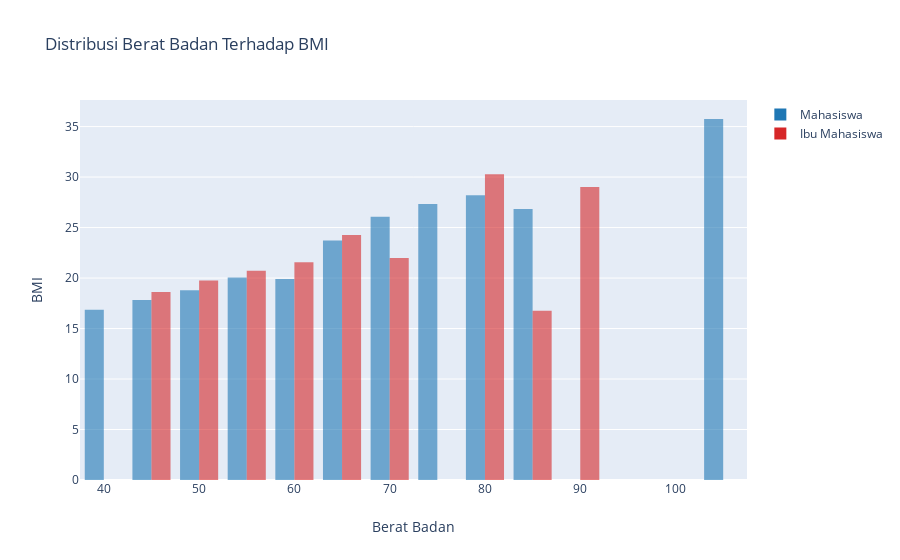
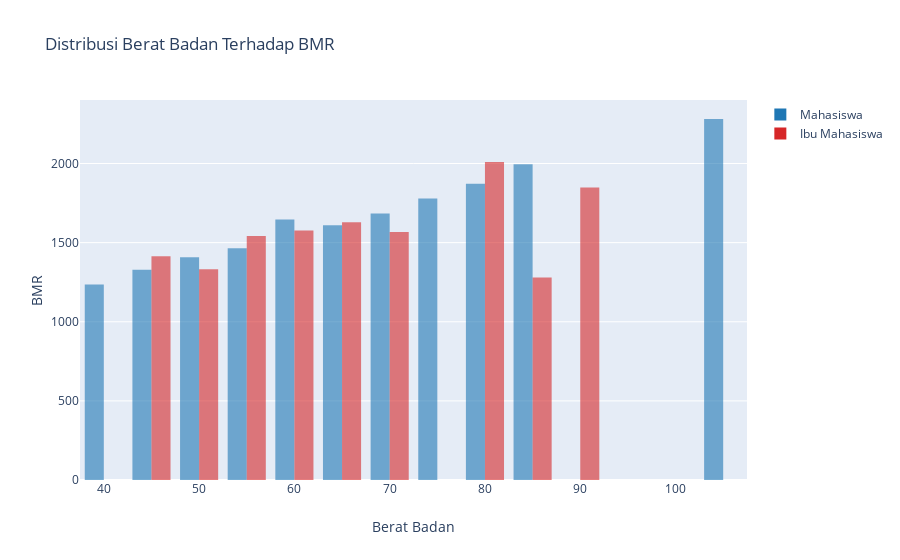

Notebook code for these charts, in order:
### Code cell
trace1 = go.Histogram(
    x = df['berat'],
    y = df['bmi'],
    name = 'Mahasiswa',
    histfunc = 'avg',
    marker = dict(color='#1f77b4', opacity=0.6)
)
trace2 = go.Histogram(
    x = df['berat_ibu'],
    y = df['bmi'],
    name = 'Ibu Mahasiswa',
    histfunc = 'avg',
    marker = dict(color='#d62728',opacity=0.6)
)
data = [trace1, trace2]
layout = go.Layout(title='Distribusi Berat Badan Terhadap BMI',
                  xaxis=dict(title='Berat Badan'),
                   yaxis=dict(title='BMI'),
                  )
fig1 = go.Figure(data=data, layout=layout)
iplot(fig1, filename='berat-bmi')


trace1 = go.Histogram(
    x = df['berat'],
    y = df['bmr'],
    name = 'Mahasiswa',
    histfunc = 'avg',
    marker = dict(color='#1f77b4', opacity=0.6)
)
trace2 = go.Histogram(
    x = df['berat_ibu'],
    y = df['bmr'],
    name = 'Ibu Mahasiswa',
    histfunc = 'avg',
    marker = dict(color='#d62728',opacity=0.6)
)
data = [trace1, trace2]
layout = go.Layout(title='Distribusi Berat Badan Terhadap BMR',
                  xaxis=dict(title='Berat Badan'),
                   yaxis=dict(title='BMR'),
                  )
fig2 = go.Figure(data=data, layout=layout)
iplot(fig2, filename='berat-bmr')

### Figure 1 — Plotly figure (JSON) as saved in the notebook; plotly's stock layout.template omitted (floating-point values rounded to 4 significant figures)
{"data": [{"histfunc": "avg", "marker": {"color": "#1f77b4", "opacity": 0.6}, "name": "Mahasiswa", "type": "histogram", "x": [71, 55, 64, 80, 56, 45, 52, 48, 85, 73, 70, 70, 61, 70, 52, 42, 38, 60, 107, 47, 55, 50, 67, 50, 41, 50, 75, 45, 45, 55, 52, 64, 44, 79], "y": [23.72, 20.45, 22.15, 27.36, 20.57, 16.14, 21.37, 20.78, 26.83, 27.14, 28.4, 27.34, 20.86, 24.8, 16.41, 17.26, 15.82, 18.94, 35.75, 18.83, 20.2, 18.37, 26.84, 18.82, 17.51, 17.3, 27.55, 15.76, 21.7, 19.03, 18.42, 22.15, 16.77, 29.02]}, {"histfunc": "avg", "marker": {"color": "#d62728", "opacity": 0.6}, "name": "Ibu Mahasiswa", "type": "histogram", "x": [61.9, 61.9, 61.9, 70, 70, 55, 55, 50, 65, 57, 49, 68, 70, 80, 55, 52, 50, 58, 78, 50, 70, 70, 58, 45, 50, 60, 55, 55, 66, 70, 45, 70, 84, 89], "y": [23.72, 20.45, 22.15, 27.36, 20.57, 16.14, 21.37, 20.78, 26.83, 27.14, 28.4, 27.34, 20.86, 24.8, 16.41, 17.26, 15.82, 18.94, 35.75, 18.83, 20.2, 18.37, 26.84, 18.82, 17.51, 17.3, 27.55, 15.76, 21.7, 19.03, 18.42, 22.15, 16.77, 29.02]}], "layout": {"title": {"text": "Distribusi Berat Badan Terhadap BMI"}, "xaxis": {"title": {"text": "Berat Badan"}}, "yaxis": {"title": {"text": "BMI"}}}}

### Figure 2 — Plotly figure (JSON) as saved in the notebook; plotly's stock layout.template omitted (floating-point values rounded to 4 significant figures)
{"data": [{"histfunc": "avg", "marker": {"color": "#1f77b4", "opacity": 0.6}, "name": "Mahasiswa", "type": "histogram", "x": [71, 55, 64, 80, 56, 45, 52, 48, 85, 73, 70, 70, 61, 70, 52, 42, 38, 60, 107, 47, 55, 50, 67, 50, 41, 50, 75, 45, 45, 55, 52, 64, 44, 79], "y": [1776.0, 1392.0, 1668.0, 1896.0, 1403.0, 1395.0, 1345.0, 1301.0, 1996.0, 1762.0, 1688.0, 1531.0, 1636.0, 1739.0, 1550.0, 1256.0, 1212.0, 1656.0, 2281.0, 1302.0, 1519.0, 1346.0, 1493.0, 1340.0, 1237.0, 1477.0, 1796.0, 1402.0, 1263.0, 1542.0, 1489.0, 1668.0, 1280.0, 1849.0]}, {"histfunc": "avg", "marker": {"color": "#d62728", "opacity": 0.6}, "name": "Ibu Mahasiswa", "type": "histogram", "x": [61.9, 61.9, 61.9, 70, 70, 55, 55, 50, 65, 57, 49, 68, 70, 80, 55, 52, 50, 58, 78, 50, 70, 70, 58, 45, 50, 60, 55, 55, 66, 70, 45, 70, 84, 89], "y": [1776.0, 1392.0, 1668.0, 1896.0, 1403.0, 1395.0, 1345.0, 1301.0, 1996.0, 1762.0, 1688.0, 1531.0, 1636.0, 1739.0, 1550.0, 1256.0, 1212.0, 1656.0, 2281.0, 1302.0, 1519.0, 1346.0, 1493.0, 1340.0, 1237.0, 1477.0, 1796.0, 1402.0, 1263.0, 1542.0, 1489.0, 1668.0, 1280.0, 1849.0]}], "layout": {"title": {"text": "Distribusi Berat Badan Terhadap BMR"}, "xaxis": {"title": {"text": "Berat Badan"}}, "yaxis": {"title": {"text": "BMR"}}}}
